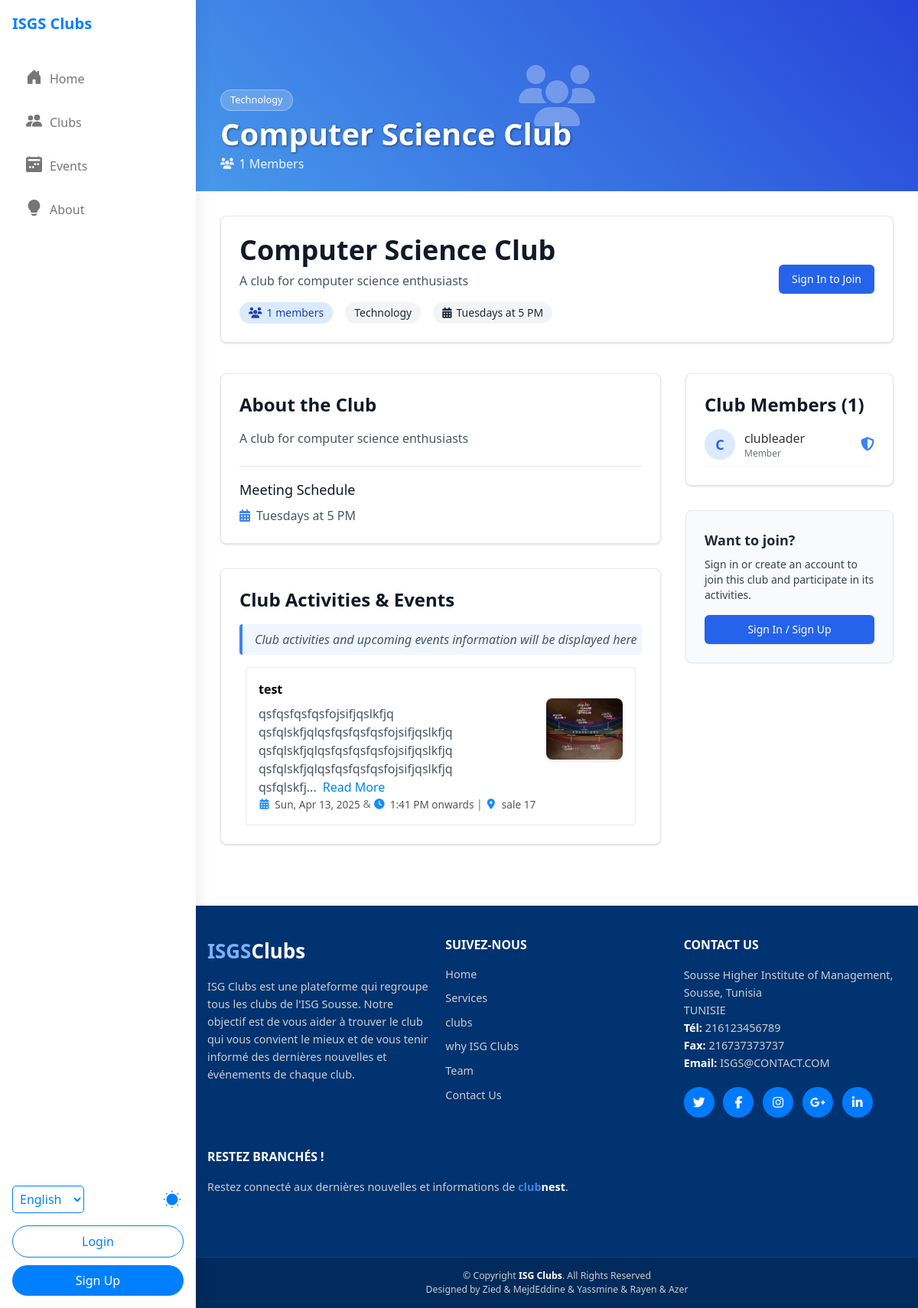
/club-detail.php?page=club-detail&&id=1, run on an earlier commit of the app's database.
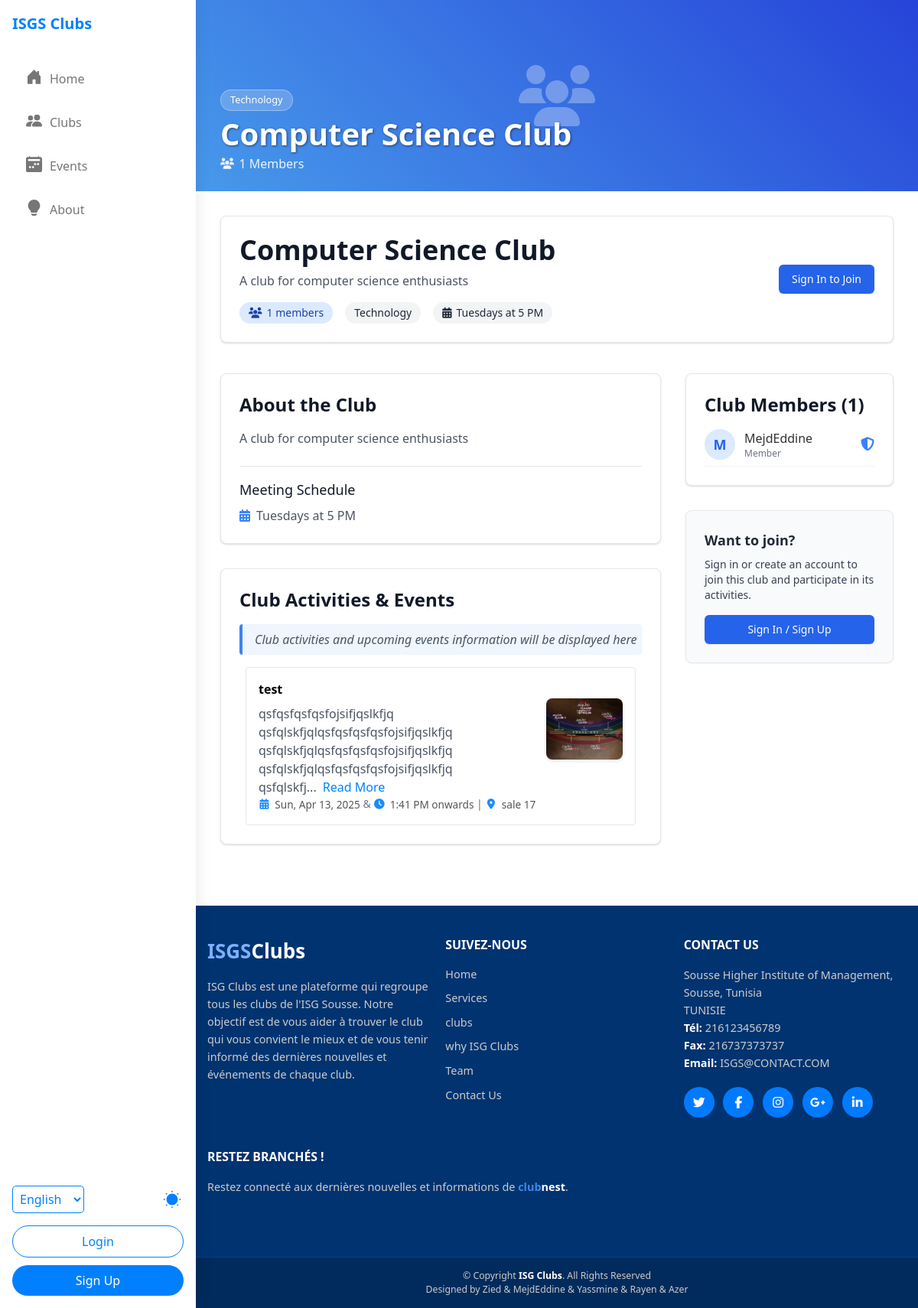
And on a later commit of the database.
### tables this page shows
CREATE TABLE `clubs` (
  `id` int(11) NOT NULL,
  `name` varchar(100) NOT NULL,
  `description` text DEFAULT NULL,
  `category` varchar(50) NOT NULL,
  `meeting_schedule` varchar(100) DEFAULT NULL,
  `status` enum('pending','active','rejected') NOT NULL DEFAULT 'pending',
  `proposed_by_user_id` int(11) DEFAULT NULL COMMENT 'User ID who submitted the request',
  `created_at` timestamp NOT NULL DEFAULT current_timestamp()
);

CREATE TABLE `events` (
  `id` int(11) NOT NULL,
  `club_id` int(11) NOT NULL,
  `name` varchar(150) NOT NULL,
  `description` text DEFAULT NULL,
  `event_date` datetime NOT NULL,
  `event_end_date` datetime DEFAULT NULL COMMENT 'Optional: Date and time the event ends',
  `location` varchar(255) DEFAULT NULL,
  `status` enum('pending','active','rejected') NOT NULL DEFAULT 'pending',
  `poster_image_path` varchar(255) DEFAULT NULL COMMENT 'Path to event poster image',
  `created_at` timestamp NOT NULL DEFAULT current_timestamp(),
  `created_by` int(11) DEFAULT NULL
);

CREATE TABLE `club_members` (
  `id` int(11) NOT NULL,
  `user_id` int(11) NOT NULL,
  `club_id` int(11) NOT NULL,
  `role` enum('member','leader','pending') NOT NULL DEFAULT 'pending',
  `joined_at` timestamp NOT NULL DEFAULT current_timestamp(),
  `department` enum('President','Vice President','HR Responsible','General Secretary','Media Responsible','Sponsoring Responsible','Logistique Responsible','Media Member','Sponsoring Member','Logistique Member') DEFAULT NULL
);

CREATE TABLE `users` (
  `id` int(11) NOT NULL,
  `username` varchar(50) NOT NULL,
  `email` varchar(100) NOT NULL,
  `password` varchar(255) NOT NULL,
  `role` enum('student','club_leader','admin') NOT NULL DEFAULT 'student',
  `is_banned` tinyint(1) NOT NULL DEFAULT 0,
  `ban_reason` text DEFAULT NULL,
  `banned_until` datetime DEFAULT NULL COMMENT 'Null for permanent ban',
  `created_at` timestamp NOT NULL DEFAULT current_timestamp(),
  `profile_picture_path` varchar(100) DEFAULT NULL
);

### config/database.php (called while the page is built, shortened)
<?php
$host = 'localhost';
$dbname = 'clubnest';
$username = 'root';
$password = '';
try {
    $pdo = new PDO("mysql:host=$host;dbname=$dbname", $username, $password);
    $pdo->setAttribute(PDO::ATTR_ERRMODE, PDO::ERRMODE_EXCEPTION);
    $pdo->setAttribute(PDO::ATTR_DEFAULT_FETCH_MODE, PDO::FETCH_ASSOC);
} catch (PDOException $e) {
    die("Database connection failed: " . $e->getMessage());
}
function getClubById($clubId)
{
    global $pdo;
    $query = "SELECT * FROM clubs WHERE id = :id";
    $stmt = $pdo->prepare($query);
    $stmt->bindParam(':id', $clubId);
    $stmt->execute();
    return $stmt->fetch();
}
function getClubMembers($clubId)
{
    global $pdo;
    $query = "SELECT u.id, u.username, cm.role
              FROM club_members cm
              JOIN users u ON cm.user_id = u.id
              WHERE cm.club_id = :club_id And cm.role != 'pending'";
    $stmt = $pdo->prepare($query);
    $stmt->bindParam(':club_id', $clubId);
    $stmt->execute();
    return $stmt->fetchAll();
}
?>

### club-detail.php (the view, shortened to what the rows shown need)
<?php
require_once 'config/database.php';
$club = null;
$memberCount = 0;
$clubId = filter_input(INPUT_GET, 'id', FILTER_VALIDATE_INT);
function format_event_datetime($start, $end = null) {  if(!$start) return ['date'=>'Date TBD', 'time'=>'']; $startDate=strtotime($start); $endDate=$end?strtotime($end):null; if(!$startDate) return ['date'=>'Invalid Date', 'time'=>'']; $dateStr=date('D, M j, Y',$startDate); $timeStr=date('g:i A',$startDate); if($endDate&&$endDate>$startDate){if(date('Ymd',$startDate)==date('Ymd',$endDate)){$timeStr.=' - '.date('g:i A',$endDate);}else{$timeStr.=' onwards';}} return ['date'=>$dateStr, 'time'=>$timeStr]; }
$events = [];
try {
    $sql = "SELECT
                e.id, e.name, e.description, e.event_date, e.event_end_date, e.location, e.poster_image_path, e.created_at,
                e.created_by,
                c.id as club_id, c.name as club_name,
                u.username as creator_username, -- If you want to show who created it
                (SELECT COUNT(*) FROM event_attendees WHERE event_id = e.id) as participant_count,
                (SELECT COUNT(*) FROM event_likes WHERE event_id = e.id) as like_count,
                (SELECT COUNT(*) FROM event_comments WHERE event_id = e.id) as comment_count
            FROM events e
            JOIN clubs c ON e.club_id = c.id
            LEFT JOIN users u ON e.created_by = u.id -- Left join in case creator is deleted
            WHERE e.status = 'active'";
    $params = [];
        $sql .= " AND (c.id LIKE :search)";
        $params[':search'] = '%' . $clubId . '%';
    $sql .= " ORDER BY e.event_date DESC";
    $stmtEvents = $pdo->prepare($sql);
    $stmtEvents->execute($params);
    $events = $stmtEvents->fetchAll(PDO::FETCH_ASSOC);
} catch (Exception $e) {
    error_log("Error fetching events: " . $e->getMessage());
}
$clubMembers = [];
    try {
        $stmtMembers = $pdo->prepare("SELECT u.id, u.username, cm.role, cm.department,u.profile_picture_path
                                     FROM users u JOIN club_members cm ON u.id = cm.user_id
                                     WHERE cm.club_id = :club_id AND cm.role IN ('leader', 'member')
                                     ORDER BY FIELD(cm.role, 'leader', 'member'), cm.department ASC, u.username ASC");
        $stmtMembers->bindParam(':club_id', $clubId, PDO::PARAM_INT); $stmtMembers->execute(); $clubMembers = $stmtMembers->fetchAll(PDO::FETCH_ASSOC);
    } catch (Exception $e) {
        error_log("Error fetching club members: " . $e->getMessage());
    }
if (function_exists('getClubById')) {
    $club = getClubById($clubId);
} else {
    error_log("Function getClubById does not exist.");
}
if (function_exists('getClubMembers')) {
    $members = getClubMembers($clubId);
    $memberCount = count($members);
} else {
    error_log("Function getClubMembers does not exist.");
}
include_once 'header.php';
?>
<main class="main-content pb-0">
<section class="club-header-banner">
        <div class="banner-content max-w-7xl mx-auto px-4 sm:px-6 lg:px-8">
             <div class="banner-text">
                <span class="club-category-badge"><?php echo htmlspecialchars($club['category']); ?></span>
                <h1 class="club-main-title"><?php echo htmlspecialchars($club['name']); ?></h1>
                <p class="club-member-count"><i class="fas fa-users"></i> <?php echo $memberCount; ?> Members</p>
             </div>
        </div>
    </section>
<div class="max-w-7xl mx-auto px-4 sm:px-6 lg:px-8">
    <div class="mb-10">
        <div class="bg-white p-6 rounded-lg shadow border border-gray-200 flex flex-col md:flex-row justify-between md:items-center gap-4">
            <div class="flex-1">
                <h1 class="text-3xl md:text-4xl font-bold text-gray-900 mb-2"><?php echo htmlspecialchars($club['name'] ?? 'Club Name'); ?></h1>
                <p class="text-gray-600 mb-4"><?php echo htmlspecialchars($club['description'] ?? 'No description available.'); ?></p>
                <div class="flex flex-wrap gap-x-4 gap-y-2">
                    <span class="inline-flex items-center px-3 py-1 rounded-full text-sm font-medium bg-blue-100 text-blue-800">
                        <i class="fas fa-users mr-1.5"></i> <?php echo $memberCount; ?> members
                    </span>
                    <?php if (!empty($club['category'])): ?>
                    <span class="inline-flex items-center px-3 py-1 rounded-full text-sm font-medium bg-gray-100 text-gray-800">
                        <?php echo htmlspecialchars($club['category']); ?>
                    </span>
                    <?php endif; ?>
                    <?php if (!empty($club['meeting_schedule'])): ?>
                    <span class="inline-flex items-center px-3 py-1 rounded-full text-sm font-medium bg-gray-100 text-gray-800">
                        <i class="fas fa-calendar-alt mr-1.5"></i> <?php echo htmlspecialchars($club['meeting_schedule']); ?>
                    </span>
                     <?php endif; ?>
                </div>
            </div>
        </div>
    </div>
    <div class="grid grid-cols-1 md:grid-cols-3 gap-8">
        <div class="md:col-span-2 space-y-8">
            <div class="bg-white p-6 rounded-lg shadow border border-gray-200">
                <h2 class="text-2xl font-semibold text-gray-900 mb-4">About the Club</h2>
                <div class="prose prose-blue max-w-none text-gray-600">
                    <?php echo !empty($club['description']) ? nl2br(htmlspecialchars($club['description'])) : '<p>No detailed description available.</p>'; ?>
                </div>
                <?php if (!empty($club['meeting_schedule'])): ?>
                <div class="border-t border-gray-200 pt-4 mt-6">
                    <h3 class="text-lg font-medium text-gray-900 mb-2">Meeting Schedule</h3>
                    <p class="flex items-center text-gray-600">
                        <i class="fas fa-calendar-alt mr-2 text-blue-500"></i>
                        <?php echo htmlspecialchars($club['meeting_schedule']); ?>
                    </p>
                </div>
                <?php endif; ?>
            </div>
            <div class="bg-white p-6 rounded-lg shadow border border-gray-200">
                <h2 class="text-2xl font-semibold text-gray-900 mb-4">Club Activities & Events</h2>
                <div class="space-y-4">
                <div class="event-feed">
                 <?php if (count($events) > 0): ?>
                  <?php foreach ($events as $event): ?>
                <?php
                    $formattedDate = format_event_datetime($event['event_date'], $event['event_end_date']);
                    $eventDetailUrl = "event-detail.php?id=" . $event['id'];
                ?>
                <div class="border rounded p-4">
                <h4 class="font-semibold"><a href="<?php echo $eventDetailUrl; ?>" class="event-title-link" style="color:black;"><?php echo htmlspecialchars($event['name']); ?></a></h4>
                        <?php if (!empty($event['poster_image_path']) && file_exists(rtrim($_SERVER['DOCUMENT_ROOT'], '/') . $event['poster_image_path'])): ?>
                            <a href="<?php echo $eventDetailUrl; ?>" class="event-image-link">
                                <img src="<?php echo htmlspecialchars($event['poster_image_path']); ?>" alt="Poster for <?php echo htmlspecialchars($event['name']); ?>" loading="lazy">
                            </a>
                        <?php endif; ?>
                        <p class="mt-2 text-gray-600">
                            <?php
                                $fullDesc = $event['description'] ?? '';
                                $maxLength = 150;
                                echo nl2br(htmlspecialchars(substr($fullDesc, 0, $maxLength)));
                                if (strlen($fullDesc) > $maxLength) {
                                    echo '... <a href="' . $eventDetailUrl . '" class="read-more-link">Read More</a>';
                                }
                            ?>
                        </p>
                    <p class="text-sm text-gray-500"><span class="metadata-item" title="<?php echo $formattedDate['date']; ?>">
                            <i class="fas fa-calendar-alt fa-fw"></i> <?php echo $formattedDate['date']; ?>
                        </span> & <span class="metadata-item" title="Time">
                            <i class="fas fa-clock fa-fw"></i> <?php echo $formattedDate['time']; ?>
                         </span> | <?php if(!empty($event['location'])): ?>
                        <span class="metadata-item" title="Location">
                            <i class="fas fa-map-marker-alt fa-fw"></i> <?php echo htmlspecialchars($event['location']); ?>
                        </span>
                        <?php endif; ?></p>
                        </div>
            <?php endforeach; ?>
        <?php else: ?>
            <div class="no-events-message card">  </div>
        <?php endif; ?>
    </div>
                    </div>
            </div>
        </div>
        <div class="space-y-8">
            <div class="bg-white p-6 rounded-lg shadow border border-gray-200">
                <h2 class="text-2xl font-semibold text-gray-900 mb-4">Club Members (<?php echo $memberCount; ?>)</h2>
                <?php if (count($clubMembers) > 0):  ?>
                    <div class="space-y-4">
                        <?php foreach ($clubMembers as $member): ?>
                            <?php
                                $memberProfilePicPath = $member['profile_picture_path'] ?? null;
                                $memberProfilePicServerPath = $memberProfilePicPath ? rtrim($_SERVER['DOCUMENT_ROOT'], '/') . $memberProfilePicPath : null;
                                $showMemberPic = $memberProfilePicPath && $memberProfilePicServerPath && file_exists($memberProfilePicServerPath);
                            ?>
                            <div class="flex items-center justify-between pb-2 border-b border-gray-100 last:border-b-0 last:pb-0">
                                <div class="flex items-center">
                                    <div class="member-avatar-container">
                                        <?php if ($showMemberPic): ?>
                                            <img src="<?php echo htmlspecialchars($memberProfilePicPath); ?>" alt="<?php echo htmlspecialchars($member['username']); ?>'s picture" class="flex-shrink-0 h-10 w-10 rounded-full bg-blue-100 text-blue-600 flex items-center justify-center font-semibold text-lg">
                                        <?php else: ?>
                                            <span class="flex-shrink-0 h-10 w-10 rounded-full bg-blue-100 text-blue-600 flex items-center justify-center font-semibold text-lg">
                                                <?php echo strtoupper(substr(htmlspecialchars($member['username'] ?? '?'), 0, 1)); ?>
                                            </span>
                                        <?php endif; ?>
                                    </div>
                                    <div class="ml-3 member-details">
                                        <p class="member-name"><?php echo htmlspecialchars($member['username'] ?? 'Unknown User'); ?></p>
                                        <p class="text-xs text-gray-500">
                                            <?php echo htmlspecialchars($member['department'] ?? 'Member');  ?>
                                        </p>
                                    </div>
                                </div>
                                <?php if (($member['role'] ?? 'member') === 'leader'): ?>
                                    <i class="fas fa-shield-alt text-blue-500 text-lg" title="Club Leader"></i>
                                <?php endif; ?>
                            </div>
                        <?php endforeach; ?>
                    </div>
                <?php else: ?>
                    <p class="text-gray-500">No active members yet (excluding pending).</p>
                <?php endif; ?>
            </div>
        </div>
    </div>
</div>
<?php
include 'footer.php';
?>
</main>
</body>
</html>

What changed in the data, as far as the page shows it:
changed through a linked row, club_members "Member": user.username "C" → "M"; user.username "clubleader" → "MejdEddine"
